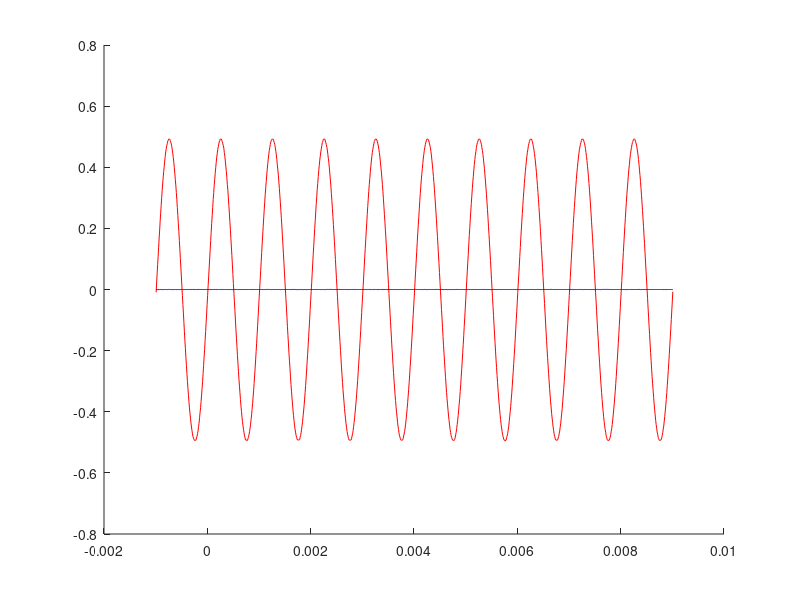

Write the MATLAB code that produced this figure.
function test_mat()
  % How to plot the recorded signal?
  dat = load('rec.mat')

  % Data is stored in short integers to reduce file size.
  % Don't forget to convert it to double!
  x = double(1:dat.len)*dat.Tscale+dat.Tshift;
  a = double(dat.Araw)*dat.Ascale;
  b = double(dat.Braw)*dat.Bscale;

  if dat.overload; fprintf('Overload!\n'); end

  figure; clf; hold on;
  plot(x, a, 'r-');
  plot(x, b, 'b-');
end
